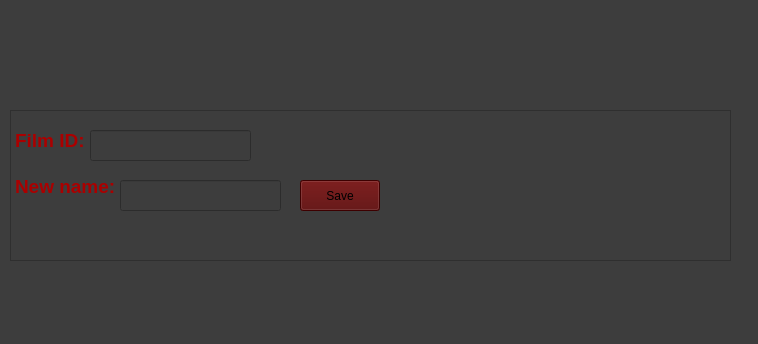
<?xml version="1.0" encoding="UTF-8"?>
<ui version="4.0">
 <class>Name</class>
 <widget class="QWidget" name="Name">
  <property name="geometry">
   <rect>
    <x>0</x>
    <y>0</y>
    <width>758</width>
    <height>344</height>
   </rect>
  </property>
  <property name="windowTitle">
   <string>Form</string>
  </property>
  <property name="styleSheet">
   <string notr="true">background-color: rgb(61, 61, 61);</string>
  </property>
  <widget class="QTextBrowser" name="textBrowser">
   <property name="geometry">
    <rect>
     <x>10</x>
     <y>110</y>
     <width>721</width>
     <height>151</height>
    </rect>
   </property>
   <property name="html">
    <string>&lt;!DOCTYPE HTML PUBLIC &quot;-//W3C//DTD HTML 4.0//EN&quot; &quot;http://www.w3.org/TR/REC-html40/strict.dtd&quot;&gt;
&lt;html&gt;&lt;head&gt;&lt;meta name=&quot;qrichtext&quot; content=&quot;1&quot; /&gt;&lt;meta charset=&quot;utf-8&quot; /&gt;&lt;style type=&quot;text/css&quot;&gt;
p, li { white-space: pre-wrap; }
hr { height: 1px; border-width: 0; }
li.unchecked::marker { content: &quot;\2610&quot;; }
li.checked::marker { content: &quot;\2612&quot;; }
&lt;/style&gt;&lt;/head&gt;&lt;body style=&quot; font-family:'Segoe UI'; font-size:9pt; font-weight:400; font-style:normal;&quot;&gt;
&lt;p style=&quot;-qt-paragraph-type:empty; margin-top:0px; margin-bottom:0px; margin-left:0px; margin-right:0px; -qt-block-indent:0; text-indent:0px;&quot;&gt;&lt;br /&gt;&lt;/p&gt;
&lt;p style=&quot; margin-top:0px; margin-bottom:0px; margin-left:0px; margin-right:0px; -qt-block-indent:0; text-indent:0px;&quot;&gt;&lt;span style=&quot; font-size:14pt; font-weight:700; color:#aa0000;&quot;&gt;Film ID:&lt;/span&gt;&lt;/p&gt;
&lt;p style=&quot;-qt-paragraph-type:empty; margin-top:0px; margin-bottom:0px; margin-left:0px; margin-right:0px; -qt-block-indent:0; text-indent:0px; font-size:14pt; font-weight:700; color:#aa0000;&quot;&gt;&lt;br /&gt;&lt;/p&gt;
&lt;p style=&quot; margin-top:0px; margin-bottom:0px; margin-left:0px; margin-right:0px; -qt-block-indent:0; text-indent:0px;&quot;&gt;&lt;span style=&quot; font-size:14pt; font-weight:700; color:#aa0000;&quot;&gt;New name:&lt;/span&gt;&lt;span style=&quot; font-size:14pt; font-weight:700;&quot;&gt; &lt;/span&gt;&lt;/p&gt;&lt;/body&gt;&lt;/html&gt;</string>
   </property>
  </widget>
  <widget class="QLineEdit" name="lineEdit">
   <property name="geometry">
    <rect>
     <x>90</x>
     <y>130</y>
     <width>161</width>
     <height>31</height>
    </rect>
   </property>
  </widget>
  <widget class="QPushButton" name="pushButton">
   <property name="geometry">
    <rect>
     <x>300</x>
     <y>180</y>
     <width>80</width>
     <height>31</height>
    </rect>
   </property>
   <property name="styleSheet">
    <string notr="true">background-color: rgb(85, 0, 0);
font: 9pt &quot;Segoe Script&quot;;</string>
   </property>
   <property name="text">
    <string>Save</string>
   </property>
  </widget>
  <widget class="QLineEdit" name="lineEdit_2">
   <property name="geometry">
    <rect>
     <x>120</x>
     <y>180</y>
     <width>161</width>
     <height>31</height>
    </rect>
   </property>
  </widget>
 </widget>
 <resources/>
 <connections/>
</ui>
